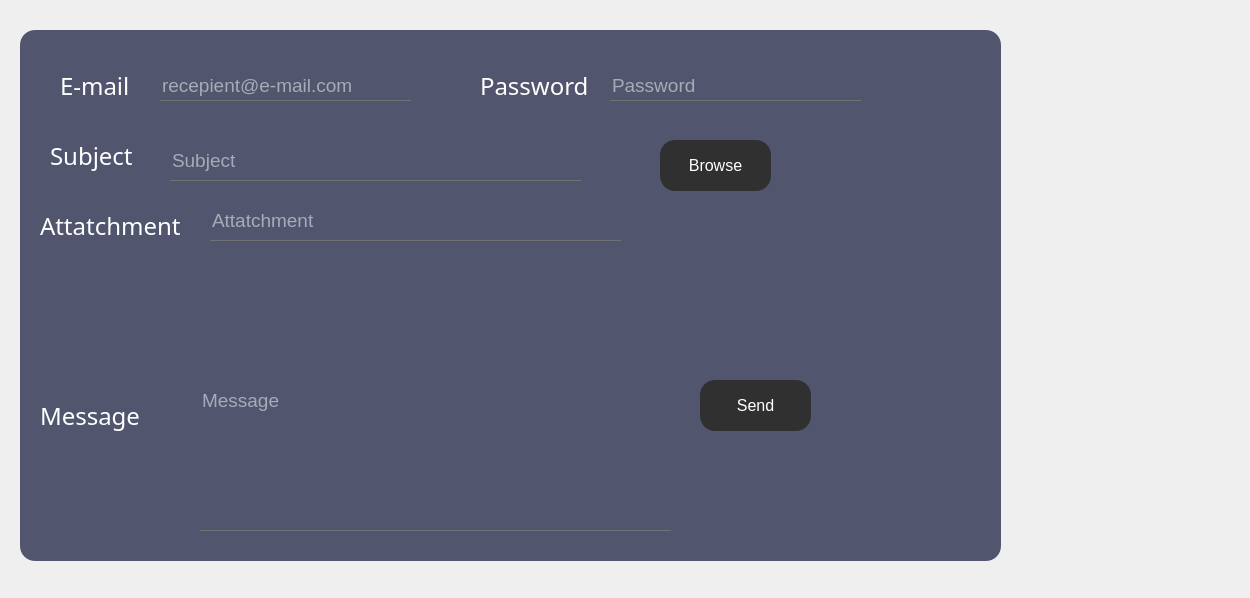
<?xml version="1.0" encoding="UTF-8"?>
<ui version="4.0">
 <class>Mail</class>
 <widget class="QDialog" name="Mail">
  <property name="geometry">
   <rect>
    <x>0</x>
    <y>0</y>
    <width>1250</width>
    <height>598</height>
   </rect>
  </property>
  <property name="windowTitle">
   <string>Dialog</string>
  </property>
  <property name="styleSheet">
   <string notr="true">*{
    background:url(C:/Users/MAHOX/OneDrive/Desktop/Images_projet/HMR.jpg) ;
}</string>
  </property>
  <widget class="QFrame" name="Add_Accused">
   <property name="geometry">
    <rect>
     <x>20</x>
     <y>30</y>
     <width>981</width>
     <height>531</height>
    </rect>
   </property>
   <property name="styleSheet">
    <string notr="true">QFrame
{
	background:#51556e;
    border-radius:15px;
}</string>
   </property>
   <property name="frameShape">
    <enum>QFrame::StyledPanel</enum>
   </property>
   <property name="frameShadow">
    <enum>QFrame::Raised</enum>
   </property>
   <widget class="QLabel" name="label_9">
    <property name="geometry">
     <rect>
      <x>40</x>
      <y>30</y>
      <width>111</width>
      <height>51</height>
     </rect>
    </property>
    <property name="styleSheet">
     <string notr="true">*{
    font-family:century gothic;
    font-size:24px;
	color:white;
}

</string>
    </property>
    <property name="text">
     <string>E-mail</string>
    </property>
   </widget>
   <widget class="QLineEdit" name="recipient">
    <property name="geometry">
     <rect>
      <x>140</x>
      <y>40</y>
      <width>251</width>
      <height>31</height>
     </rect>
    </property>
    <property name="font">
     <font>
      <pointsize>14</pointsize>
     </font>
    </property>
    <property name="acceptDrops">
     <bool>true</bool>
    </property>
    <property name="styleSheet">
     <string notr="true">*{
background:transparent;
border:none;
color:white;
border-bottom:1px solid #717072;
}</string>
    </property>
    <property name="inputMask">
     <string/>
    </property>
    <property name="text">
     <string/>
    </property>
    <property name="maxLength">
     <number>32767</number>
    </property>
    <property name="echoMode">
     <enum>QLineEdit::Normal</enum>
    </property>
    <property name="placeholderText">
     <string>recepient@e-mail.com</string>
    </property>
   </widget>
   <widget class="QLabel" name="label_10">
    <property name="geometry">
     <rect>
      <x>460</x>
      <y>30</y>
      <width>111</width>
      <height>51</height>
     </rect>
    </property>
    <property name="styleSheet">
     <string notr="true">*{
    font-family:century gothic;
    font-size:24px;
	color:white;
}

</string>
    </property>
    <property name="text">
     <string>Password</string>
    </property>
   </widget>
   <widget class="QLabel" name="label_11">
    <property name="geometry">
     <rect>
      <x>30</x>
      <y>100</y>
      <width>141</width>
      <height>51</height>
     </rect>
    </property>
    <property name="styleSheet">
     <string notr="true">*{
    font-family:century gothic;
    font-size:24px;
	color:white;
}

</string>
    </property>
    <property name="text">
     <string>Subject</string>
    </property>
   </widget>
   <widget class="QLineEdit" name="subject">
    <property name="geometry">
     <rect>
      <x>150</x>
      <y>110</y>
      <width>411</width>
      <height>41</height>
     </rect>
    </property>
    <property name="font">
     <font>
      <pointsize>14</pointsize>
     </font>
    </property>
    <property name="acceptDrops">
     <bool>true</bool>
    </property>
    <property name="styleSheet">
     <string notr="true">*{
background:transparent;
border:none;
color:white;
border-bottom:1px solid #717072;
}</string>
    </property>
    <property name="inputMask">
     <string/>
    </property>
    <property name="text">
     <string/>
    </property>
    <property name="maxLength">
     <number>32767</number>
    </property>
    <property name="echoMode">
     <enum>QLineEdit::Normal</enum>
    </property>
    <property name="placeholderText">
     <string>Subject</string>
    </property>
   </widget>
   <widget class="QLineEdit" name="password">
    <property name="geometry">
     <rect>
      <x>590</x>
      <y>40</y>
      <width>251</width>
      <height>31</height>
     </rect>
    </property>
    <property name="font">
     <font>
      <pointsize>14</pointsize>
     </font>
    </property>
    <property name="acceptDrops">
     <bool>true</bool>
    </property>
    <property name="styleSheet">
     <string notr="true">*{
background:transparent;
border:none;
color:white;
border-bottom:1px solid #717072;
}</string>
    </property>
    <property name="inputMask">
     <string/>
    </property>
    <property name="text">
     <string/>
    </property>
    <property name="maxLength">
     <number>32767</number>
    </property>
    <property name="echoMode">
     <enum>QLineEdit::Normal</enum>
    </property>
    <property name="placeholderText">
     <string>Password</string>
    </property>
   </widget>
   <widget class="QLineEdit" name="attatchment">
    <property name="geometry">
     <rect>
      <x>190</x>
      <y>170</y>
      <width>411</width>
      <height>41</height>
     </rect>
    </property>
    <property name="font">
     <font>
      <pointsize>14</pointsize>
     </font>
    </property>
    <property name="acceptDrops">
     <bool>true</bool>
    </property>
    <property name="styleSheet">
     <string notr="true">*{
background:transparent;
border:none;
color:white;
border-bottom:1px solid #717072;
}</string>
    </property>
    <property name="inputMask">
     <string/>
    </property>
    <property name="text">
     <string/>
    </property>
    <property name="maxLength">
     <number>32767</number>
    </property>
    <property name="echoMode">
     <enum>QLineEdit::Normal</enum>
    </property>
    <property name="placeholderText">
     <string>Attatchment</string>
    </property>
   </widget>
   <widget class="QLabel" name="label_12">
    <property name="geometry">
     <rect>
      <x>20</x>
      <y>170</y>
      <width>161</width>
      <height>51</height>
     </rect>
    </property>
    <property name="styleSheet">
     <string notr="true">*{
    font-family:century gothic;
    font-size:24px;
	color:white;
}

</string>
    </property>
    <property name="text">
     <string>Attatchment</string>
    </property>
   </widget>
   <widget class="QPushButton" name="browse">
    <property name="geometry">
     <rect>
      <x>640</x>
      <y>110</y>
      <width>111</width>
      <height>51</height>
     </rect>
    </property>
    <property name="font">
     <font>
      <pointsize>12</pointsize>
     </font>
    </property>
    <property name="styleSheet">
     <string notr="true">*{
color:white;
border-radius: 15px;
background:#303030;
}

*:hover
{
	color:#303030;
	border-radius:15px;
	background:white
}</string>
    </property>
    <property name="text">
     <string>Browse</string>
    </property>
   </widget>
   <widget class="QLineEdit" name="msg">
    <property name="geometry">
     <rect>
      <x>180</x>
      <y>240</y>
      <width>471</width>
      <height>261</height>
     </rect>
    </property>
    <property name="font">
     <font>
      <pointsize>14</pointsize>
     </font>
    </property>
    <property name="acceptDrops">
     <bool>true</bool>
    </property>
    <property name="styleSheet">
     <string notr="true">*{
background:transparent;
border:none;
color:white;
border-bottom:1px solid #717072;
}</string>
    </property>
    <property name="inputMask">
     <string/>
    </property>
    <property name="text">
     <string/>
    </property>
    <property name="maxLength">
     <number>32767</number>
    </property>
    <property name="echoMode">
     <enum>QLineEdit::Normal</enum>
    </property>
    <property name="placeholderText">
     <string>Message</string>
    </property>
   </widget>
   <widget class="QLabel" name="label_13">
    <property name="geometry">
     <rect>
      <x>20</x>
      <y>360</y>
      <width>111</width>
      <height>51</height>
     </rect>
    </property>
    <property name="styleSheet">
     <string notr="true">*{
    font-family:century gothic;
    font-size:24px;
	color:white;
}

</string>
    </property>
    <property name="text">
     <string>Message</string>
    </property>
   </widget>
   <widget class="QPushButton" name="send">
    <property name="geometry">
     <rect>
      <x>680</x>
      <y>350</y>
      <width>111</width>
      <height>51</height>
     </rect>
    </property>
    <property name="font">
     <font>
      <pointsize>12</pointsize>
     </font>
    </property>
    <property name="styleSheet">
     <string notr="true">*{
color:white;
border-radius: 15px;
background:#303030;
}

*:hover
{
	color:#303030;
	border-radius:15px;
	background:white
}</string>
    </property>
    <property name="text">
     <string>Send</string>
    </property>
   </widget>
  </widget>
 </widget>
 <resources/>
 <connections/>
</ui>
